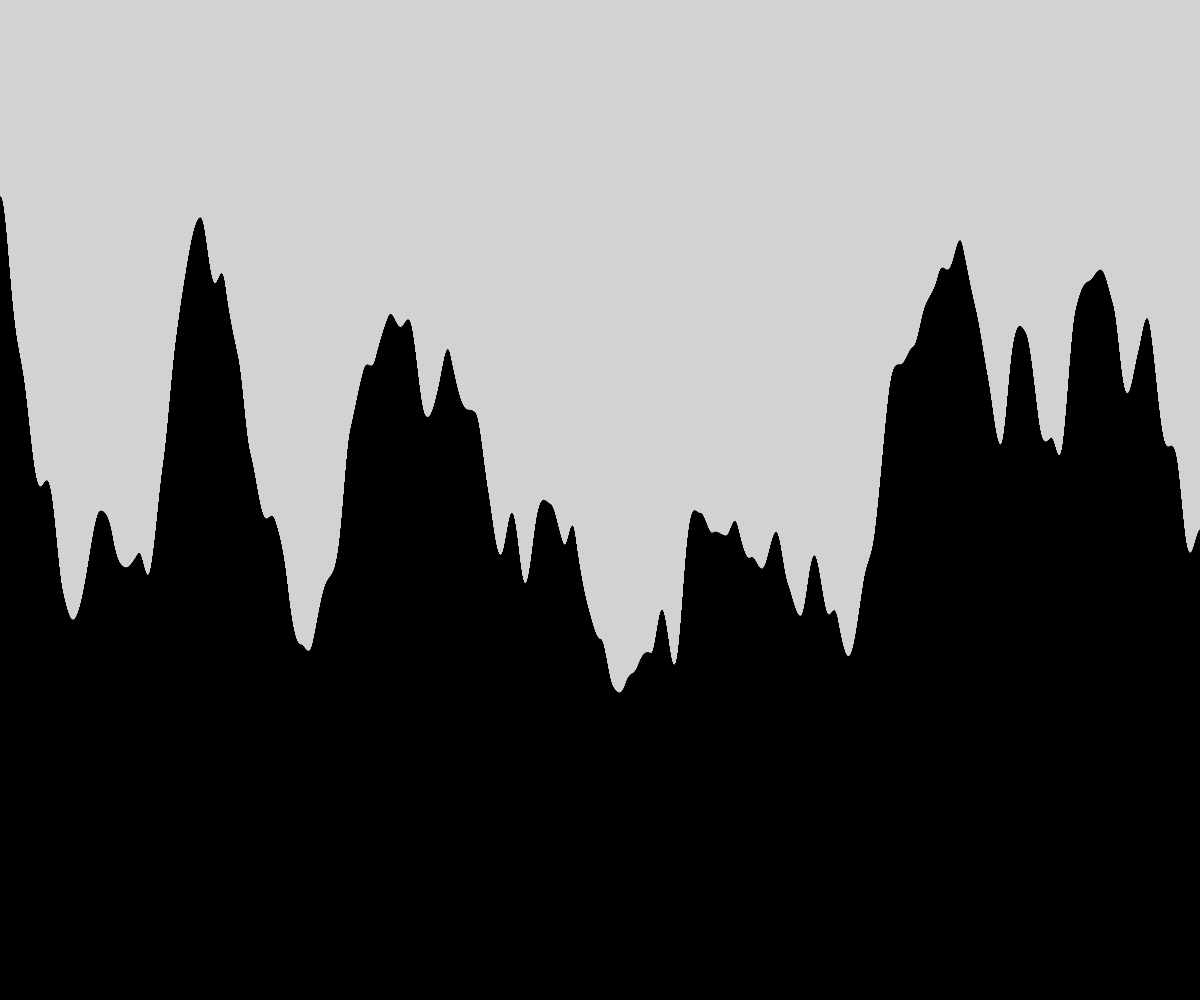
Frame 1 (no input)
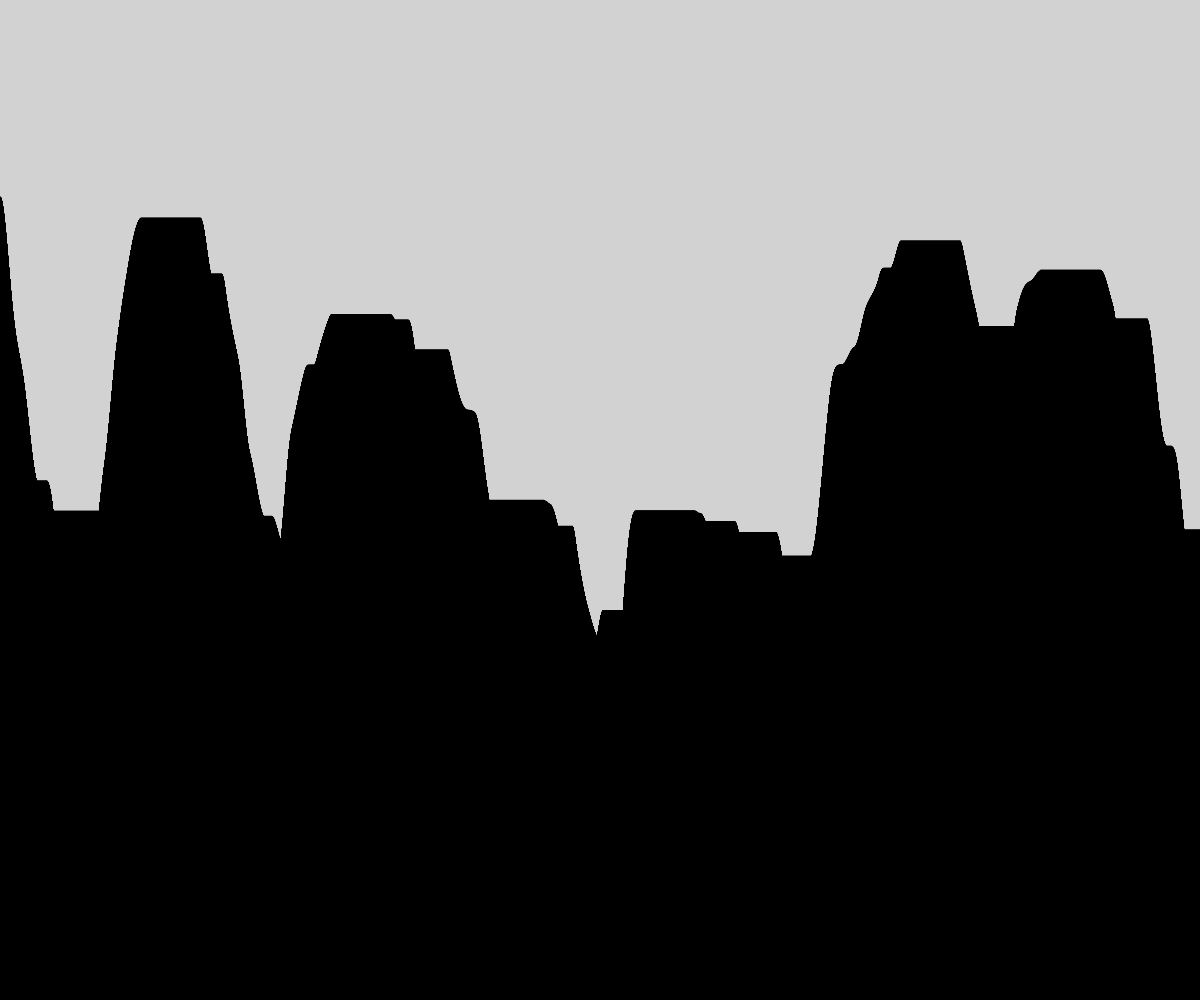
Frame 60 (no input)
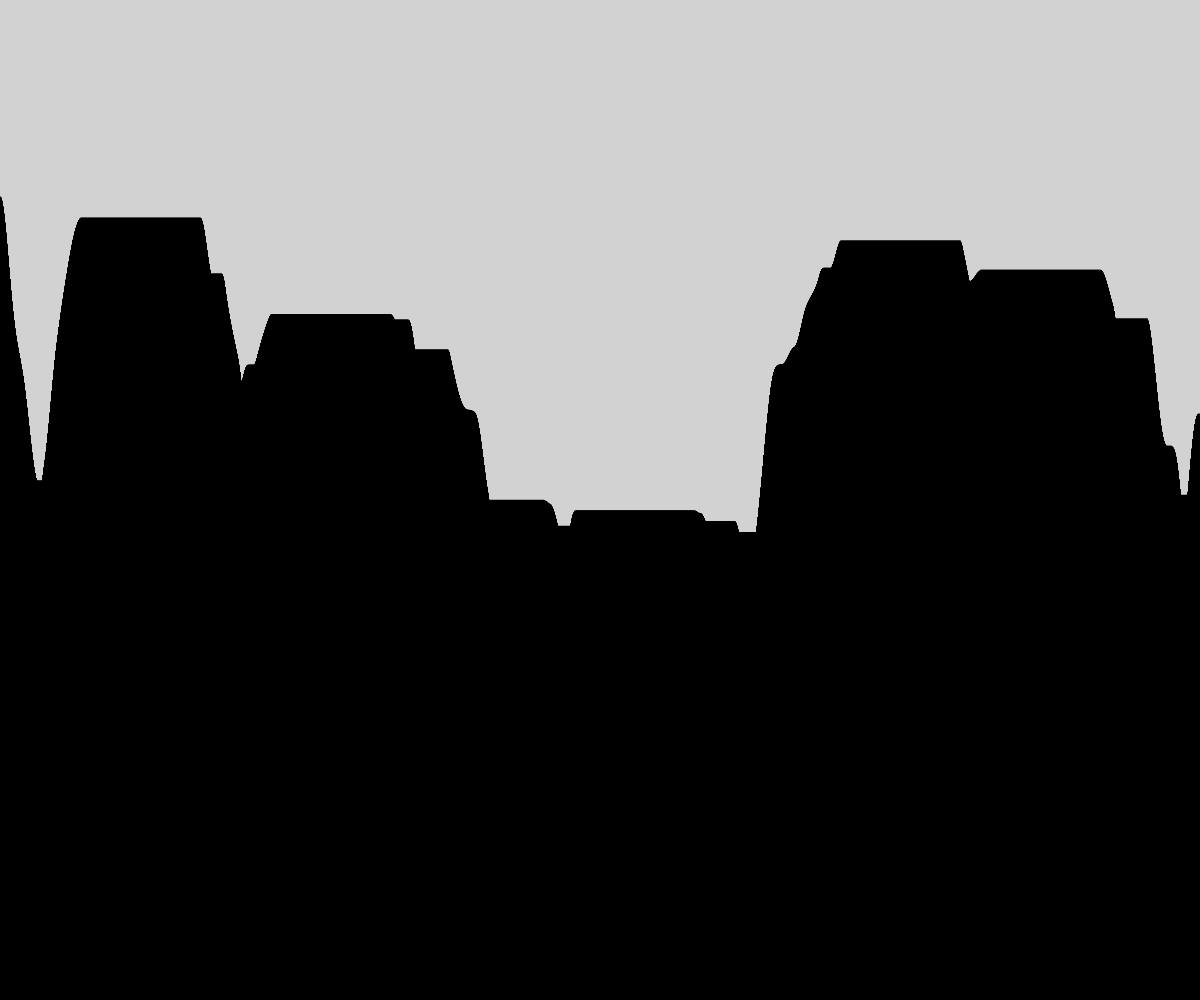
Frame 120 (the mouse pressed at the canvas centre since frame 60)

The p5.js sketch that drew these frames (run headless with seeded random() and noise() and a simulated clock; from frame 60 on, the mouse is pressed at the canvas centre):

// p5.js sketch
// ── sketch.js
// Terrain Project

let rectWidth = 1;  //width of each rectangle slice
 var xOff = 0;

var mov = 0.01;
var start = 0;

function setup() {
  createCanvas(windowWidth, windowHeight);
  rectMode(CORNERS);
  background(210);
  
}
function draw() {

  regularrandomTerrain();
}



function regularrandomTerrain(){
  // create some random terrain using random()
  fill(0);
  noStroke();
  xOff = start;
  for(let x = 0; x < width; x+= rectWidth){

    let sectionHeight = map(noise(xOff),0,1,0,width);
    
    xOff += mov;
    
rect(x,height, x+rectWidth, height - sectionHeight);

  }
  
  start += mov;



}
